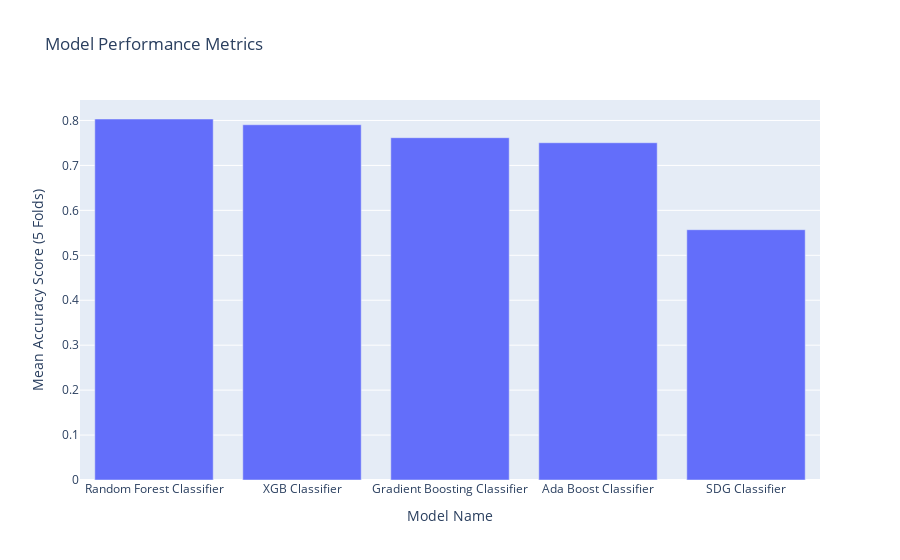

The cell this chart's notebook holds for it:
### Markdown cell above
### MODEL PERFORMANCE VISUALIZATION

To visually compare model performances, I create a bar plot using Plotly Express. The bar plot displays the accuracy metric for each model, providing an easy-to-understand representation of their relative performances.

### Code cell
# Plot the bar graph
fig = px.bar(results, x='Model', y='Accuracy',
             title='Model Performance Metrics',
             labels={'Model': 'Model Name', 'Accuracy': 'Mean Accuracy Score (5 Folds)'}
            )

# Show the plot
fig.show()

### Figure 1 — Plotly figure (JSON) as saved in the notebook; plotly's stock layout.template omitted (floating-point values rounded to 4 significant figures)
{"data": [{"alignmentgroup": "True", "hovertemplate": "Model Name=%{x}<br>Mean Accuracy Score (5 Folds)=%{y}<extra></extra>", "legendgroup": "", "marker": {"color": "#636efa", "pattern": {"shape": ""}}, "name": "", "offsetgroup": "", "orientation": "v", "showlegend": false, "textposition": "auto", "type": "bar", "x": ["Random Forest Classifier", "XGB Classifier", "Gradient Boosting Classifier", "Ada Boost Classifier", "SDG Classifier"], "xaxis": "x", "y": [0.8033, 0.7905, 0.7617, 0.7505, 0.5569], "yaxis": "y"}], "layout": {"barmode": "relative", "legend": {"tracegroupgap": 0}, "title": {"text": "Model Performance Metrics"}, "xaxis": {"anchor": "y", "domain": [0, 1], "title": {"text": "Model Name"}}, "yaxis": {"anchor": "x", "domain": [0, 1], "title": {"text": "Mean Accuracy Score (5 Folds)"}}}}
